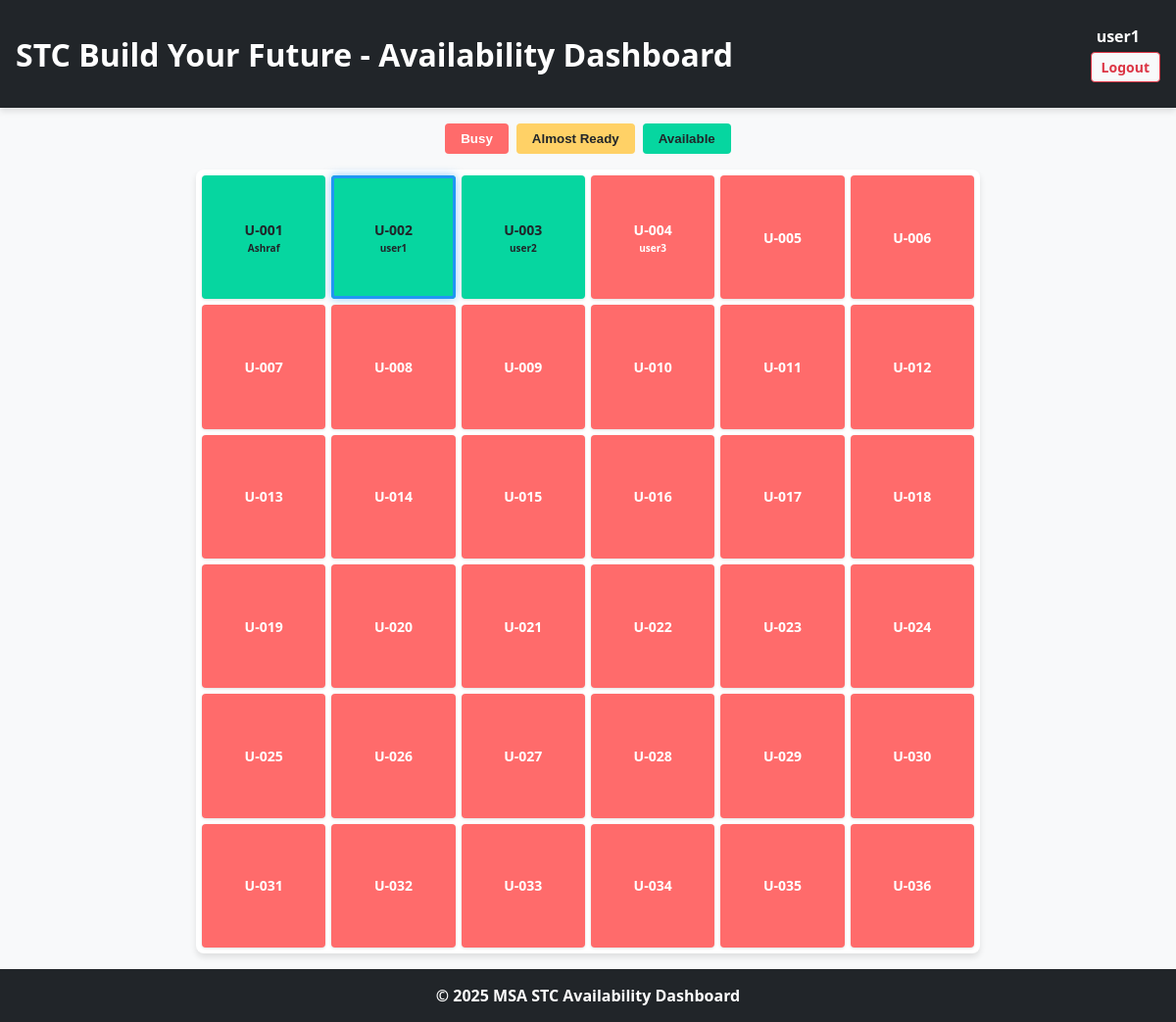
/dashboard (signed in), run on the app's committed database.
### models.py (models this page shows)
class User(db.Model, UserMixin):
    __tablename__ = 'users'
    id = db.Column(db.Integer, primary_key=True)
    username = db.Column(db.String(64), unique=True, nullable=False)
    password_hash = db.Column(db.String(128), nullable=False)
    role = db.Column(db.String(10), nullable=False, default='user')  # 'user' or 'admin'
    grid_square_id = db.Column(db.Integer, db.ForeignKey('grid_squares.id'), nullable=True)
    grid_square = db.relationship('GridSquare', backref=db.backref('assigned_user', uselist=False))

class GridSquare(db.Model):
    __tablename__ = 'grid_squares'
    id = db.Column(db.Integer, primary_key=True)
    name = db.Column(db.String(10), unique=True, nullable=False)  # e.g., 'U-001'
    status = db.Column(db.Integer, nullable=False, default=0)  # 0=red, 1=yellow, 2=green
    user_id = db.Column(db.Integer, nullable=True)  # This won't be a foreign key to allow deletion without cascade issues

### app.py (the view)
@app.route('/dashboard')
@login_required
def dashboard():
    grid_squares = GridSquare.query.all()
    user_square = GridSquare.query.filter_by(id=current_user.grid_square_id).first()
    if current_user.role == 'admin':
        return render_template('admin.html', grid_squares=grid_squares, user_square=user_square)
    else:
        return render_template('dashboard.html', grid_squares=grid_squares, user_square=user_square)

### app.py (called while the page is built)
@login_manager.user_loader
def load_user(user_id):
    return User.query.get(int(user_id))

### templates/dashboard.html
  {% extends "base.html" %}
  {% block content %}
  <div class="dashboard-wrapper">
    <div class="controls">
      <div class="status-buttons">
        <button class="status-btn status-red" data-status="0">Busy</button>
        <button class="status-btn status-yellow" data-status="1">Almost Ready</button>
        <button class="status-btn status-green" data-status="2">Available</button>
      </div>
    </div>
    <div class="grid-container">
      {% for square in grid_squares %}
      <div class="grid-square {% if square.id == user_square.id %}my-square{% endif %}"
          data-id="{{ square.id }}"
          data-status="{{ square.status }}">
        <div class="square-content">
          <div class="square-name">{{ square.name }}</div>
          {% if square.assigned_user %}
          <div class="square-user">{{ square.assigned_user.username }}</div>
          {% endif %}
        </div>
      </div>
      {% endfor %}
    </div>
  </div>
  {% endblock %}

### templates/base.html (shortened to what this page needs)
<!DOCTYPE html>
<html lang="en">
<head>
    <link rel="stylesheet" href="{{ url_for('static', filename='style.css') }}">
</head>
<body>
    <header>
        <div class="container header-content">
            <h1><strong>STC Build Your Future - Availability Dashboard</h1>
            {% if current_user.is_authenticated %}
<div class="user-info">
    <span>{{ current_user.username }}</span>
    <a href="{{ url_for('logout') }}" class="logout-btn">Logout</a>
</div>
            {% endif %}
        </div>
    </header>
    <main class="container">
        {% block content %}{% endblock %}
    </main>
    <footer>
        <div class="container text-center">
            <p>&copy; 2025 MSA STC Availability Dashboard</p>
        </div>
    </footer>
</body>
</html>

### static/style.css (style rules this page uses)
:root { --color-red: #ff6b6b; --color-yellow: #ffd166; --color-green: #06d6a0; --color-blue: #4361ee; --color-dark: #212529; --color-light: #f8f9fa; --color-white: #ffffff; --shadow-sm: 0 1px 3px rgba(0,0,0,0.12); --shadow-md: 0 4px 6px rgba(0,0,0,0.1); --transition: all 0.2s ease; }
* { margin: 0; padding: 0; box-sizing: border-box; }
body { font-family: 'Segoe UI', Tahoma, Geneva, Verdana, sans-serif; background-color: var(--color-light); color: var(--color-dark); display: flex; flex-direction: column; min-height: 100vh; }
header { background-color: var(--color-dark); color: var(--color-white); padding: 1rem; box-shadow: var(--shadow-md); }
.header-content { display: flex; justify-content: space-between; align-items: center; max-width: 1200px; margin: 0 auto; }
.user-info { display: flex; align-items: center; gap: 1rem; }
.dashboard-wrapper { flex: 1; display: flex; flex-direction: column; padding: 1rem; max-width: 1200px; margin: 0 auto; width: 100%; }
.controls { margin-bottom: 1rem; display: flex; justify-content: center; }
.status-buttons { display: flex; gap: 0.5rem; }
.status-btn { padding: 0.5rem 1rem; border: none; border-radius: 4px; font-weight: bold; cursor: pointer; transition: var(--transition); }
.status-red { background-color: var(--color-red); color: var(--color-white); }
.status-yellow { background-color: var(--color-yellow); color: var(--color-dark); }
.status-green { background-color: var(--color-green); color: var(--color-dark); }
.grid-container { display: grid; grid-template-columns: repeat(6, 1fr); grid-template-rows: repeat(6, 1fr); gap: 6px; width: 90vmin; height: 90vmin; max-width: 800px; max-height: 800px; margin: 0 auto; padding: 6px; background-color: var(--color-white); border-radius: 8px; box-shadow: var(--shadow-md); }
.grid-square { display: flex; align-items: center; justify-content: center; aspect-ratio: 1/1; border-radius: 4px; transition: var(--transition); cursor: pointer; box-shadow: var(--shadow-sm); position: relative; }
.grid-square[data-status="0"] { background-color: var(--color-red); color: var(--color-white); }
.grid-square[data-status="2"] { background-color: var(--color-green); color: var(--color-dark); }
.my-square { outline: 3px solid var(--color-blue); outline-offset: -3px; animation: pulse 2s infinite; }
.square-content { text-align: center; padding: 0.25rem; width: 100%; }
.square-name { font-weight: bold; font-size: clamp(8px, 2vw, 14px); }
.square-user { font-size: clamp(6px, 1.5vw, 10px); margin-top: 2px; overflow: hidden; text-overflow: ellipsis; white-space: nowrap; }
footer { background-color: var(--color-dark); color: var(--color-white); text-align: center; padding: 1rem; }
.status-buttons { display: flex; gap: 0.5rem; justify-content: center; }
.grid-square { aspect-ratio: 1; display: flex; align-items: center; justify-content: center; border-radius: 4px; transition: all 0.2s; cursor: default; position: relative; }
.grid-container { width: 100%; max-width: 800px; margin: 0 auto; }
.grid-square { aspect-ratio: 1; display: flex; align-items: center; justify-content: center; border-radius: 4px; position: relative; overflow: hidden; }
.logout-btn { margin-left: 15px; padding: 5px 10px; background-color: #f8f9fa; color: #dc3545; border: 1px solid #dc3545; border-radius: 4px; text-decoration: none; font-size: 14px; transition: all 0.3s; }
.user-info { margin: 10px 0; display: flex; flex-direction: column; gap: 5px; }
.my-square { outline: 3px solid #2196F3; box-shadow: 0 0 10px rgba(33, 150, 243, 0.5); }
.grid-square { transition: background-color 0.3s ease, transform 0.2s ease; }

### data on the page
User: username "user1"
GridSquare: name "U-001", assigned_user.username "Ashraf"
GridSquare: name "U-002", assigned_user.username "user1"
GridSquare: name "U-003", assigned_user.username "user2"
GridSquare: name "U-004", assigned_user.username "user3"
GridSquare: name "U-005"
GridSquare: name "U-006"
GridSquare: name "U-007"
GridSquare: name "U-008"
GridSquare: name "U-009"
GridSquare: name "U-010"
GridSquare: name "U-011"
GridSquare: name "U-012"
GridSquare: name "U-013"
GridSquare: name "U-014"
GridSquare: name "U-015"
GridSquare: name "U-016"
GridSquare: name "U-017"
GridSquare: name "U-018"
GridSquare: name "U-019"
GridSquare: name "U-020"
GridSquare: name "U-021"
GridSquare: name "U-022"
GridSquare: name "U-023"
GridSquare: name "U-024"
GridSquare: name "U-025"
GridSquare: name "U-026"
GridSquare: name "U-027"
GridSquare: name "U-028"
GridSquare: name "U-029"
GridSquare: name "U-030"
GridSquare: name "U-031"
GridSquare: name "U-032"
GridSquare: name "U-033"
GridSquare: name "U-034"
GridSquare: name "U-035"
GridSquare: name "U-036"
